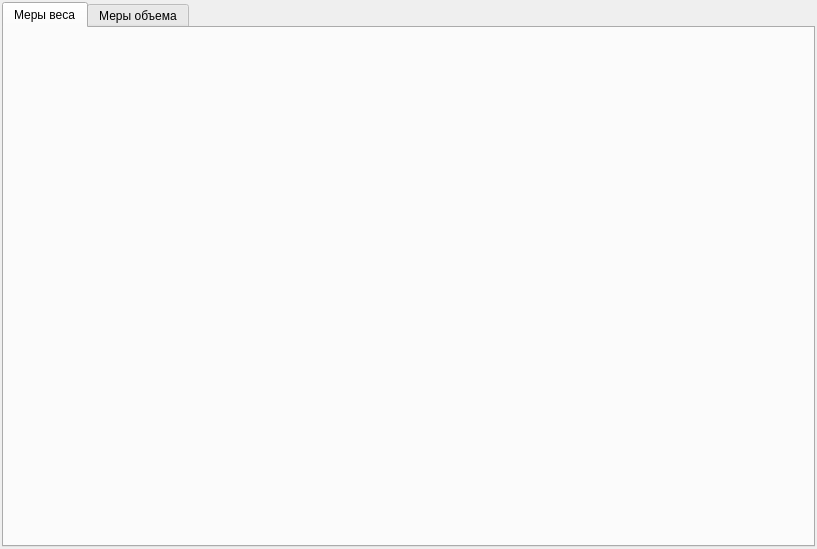
<?xml version="1.0" encoding="UTF-8"?>
<ui version="4.0">
 <class>FormMeasures</class>
 <widget class="QWidget" name="FormMeasures">
  <property name="geometry">
   <rect>
    <x>0</x>
    <y>0</y>
    <width>817</width>
    <height>549</height>
   </rect>
  </property>
  <property name="windowTitle">
   <string>Form</string>
  </property>
  <layout class="QVBoxLayout" name="verticalLayout">
   <property name="spacing">
    <number>2</number>
   </property>
   <property name="leftMargin">
    <number>2</number>
   </property>
   <property name="topMargin">
    <number>2</number>
   </property>
   <property name="rightMargin">
    <number>2</number>
   </property>
   <property name="bottomMargin">
    <number>2</number>
   </property>
   <item>
    <widget class="QTabWidget" name="tabWidget">
     <property name="autoFillBackground">
      <bool>true</bool>
     </property>
     <property name="currentIndex">
      <number>0</number>
     </property>
     <widget class="QWidget" name="tabWeightMeasures">
      <attribute name="title">
       <string>Меры веса</string>
      </attribute>
     </widget>
     <widget class="QWidget" name="tabVolumeMeasures">
      <attribute name="title">
       <string>Меры объема</string>
      </attribute>
     </widget>
    </widget>
   </item>
  </layout>
 </widget>
 <resources/>
 <connections/>
</ui>
